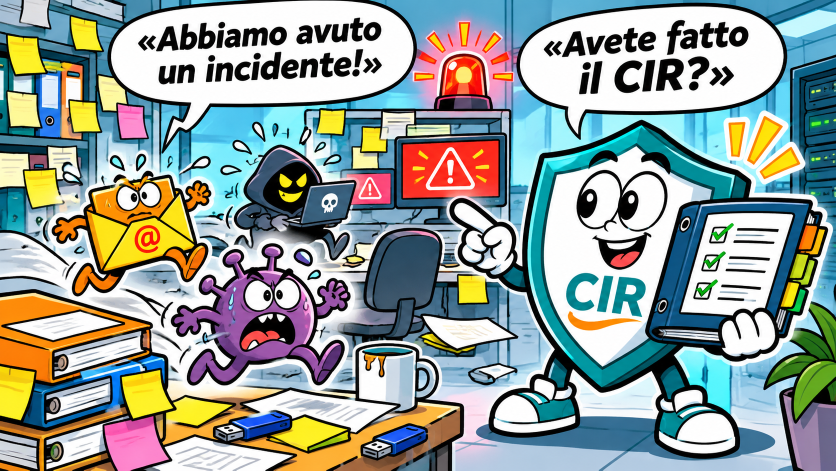
#> input picture docs/presentation/rc97_cartoon/01_Perche_CIR.png, 1672 x 941 px (shown at 1/2 size)
$ python localize_cartoon_en.py
#> lines starting #> are read from the running program, lines starting #| are printed output that depends on the picture
#!/usr/bin/env python3
"""Generate translated cartoon artwork from the canonical Italian master."""
from PIL import Image,ImageDraw,ImageFont
from pathlib import Path
import hashlib,json,os,shutil
ROOT=Path(__file__).resolve().parents[1];ART=ROOT/'docs/presentation/rc97_cartoon';EN=ROOT/'docs/presentation/rc99_cartoon_en'
# Do not read any previous release; derive exclusively from the pinned IT images.
def _resolve_font():
    # Same licensed system font in CI whenever possible; do not silently
    # substitute PIL's tiny bitmap default, which breaks the English bubbles.
    # fonts-comic-neue is explicitly installed by the UI documentation job.
    candidates = [
        os.environ.get('CIR_CARTOON_FONT'),
        '/usr/share/fonts/opentype/comic-neue/ComicNeue-Bold.otf',
        '/usr/share/fonts/truetype/dejavu/DejaVuSans-Bold.ttf',
        '/usr/share/fonts/truetype/liberation2/LiberationSans-Bold.ttf',
    ]
    for path in candidates:
        if not path or not Path(path).is_file():
            continue
        try:
            ImageFont.truetype(path, 16)
            return path
        except OSError:
            continue
    raise RuntimeError('No suitable TrueType/OpenType font for English cartoon translation; '
                       'install fonts-comic-neue or fonts-dejavu-core')

FONT = _resolve_font()
F={ '01':'01_Perche_CIR.png','02':'02_Le_funzioni_operative.png','03':'03_Utenti_e_tenant.png','04':'04_Workflow_e_cataloghi.png','05':'05_Documenti_integrazioni_supporto.png','06':'06_Laboratorio_SPAM.png','07':'07_Conclusioni.png','08':'08_Appendici.png','grazie':'09_Grazie_CIR.png'}
# ellipses coordinates and the tip of each tail, in original illustration pixel space.
B={
'01':[((205,-15,835,215),(330,281),'We had an\nincident!'),((995,-15,1555,215),(1160,271),'Did you file it\nin CIR?')],
'02':[((25,-13,654,338),(178,420),'Can’t I just\nmark this case\nresolved?'),((660,-14,1370,334),(1150,397),'Sure! Once you\ncomplete the other\n112 steps!')],
'03':[((435,-5,990,315),(548,437),'Can I borrow your\nSPAM workflow?'),((987,-5,1540,315),(1080,420),'The workflow, sure!\nIncidents stay with\nme; you own the\nconsequences!')],
'04':[((100,18,642,182),(612,260),'Destination?'),((177,215,514,366),(413,417),'SPAM.'),((620,-12,1258,260),(868,319),'Great! Buckle up,\ntraffic is heavy!')],
'05':[((27,6,518,242),(348,296),'I just need\na signature!'),((550,-10,1160,266),(736,341),'First mapping,\nthen the template,\nthen the preview...'),((561,641,1055,884),(594,629),'Maybe I should\nstay a TXT file!')],
'06':[((75,98,532,354),(366,446),'It was just one\ninnocent email!'),((731,87,1347,350),(1012,407),'Sure. And are the\n2,598 emails sent\nafterward your\nrelatives?')],
'07':[((402,-9,764,228),(531,248),'I can finally\nrelax!'),((1102,-12,1530,261),(1198,286),'Of course!\nUntil the next\nincident!')],
'08':[((292,-13,681,144),(466,201),'Everybody here?'),((672,-10,1034,203),(877,242),'Wait! We’re missing\nthe completed PDF\nand notification!'),((1062,-12,1439,219),(1158,262),'As always,\nattachments arrive\nlast!')],
}

def bubble(img,bb,tip,lines,phase):
 d=ImageDraw.Draw(img);x0,y0,x1,y1=bb;cx=(x0+x1)//2;by=y1-14
 tw=(x1-x0)*0.17
 if phase=='shape':
  d.polygon(((cx-tw,by-10),(cx+tw*.7,by-10),tip),fill='white')
  d.line(((cx-tw,by-10),tip,(cx+tw*.7,by-10)),fill=(8,29,47),width=9,joint='curve')
  d.ellipse(bb,fill=(255,255,255),outline=(8,29,47),width=10)
  return
 text=lines.split('\n')
 fw=(x1-x0)*.84;fh=(y1-y0)*.77
 size=int(min(78,(fh/max(1,len(text)))/1.08))
 while size>15:
  ft=ImageFont.truetype(FONT,size)
  maxline=max(d.textbbox((0,0),t,font=ft)[2] for t in text)
  if maxline<=fw:break
  size-=1
 ft=ImageFont.truetype(FONT,size)
 height=len(text)*size*1.05
 y=(y0+y1-height)/2-size*.03
 for line in text:
  d.text((cx,y),line,font=ft,fill=(12,34,60),anchor='mt')
  y+=size*1.05

# Derive all English graphics from the current Italian canonical graphics.
for s,n in F.items():
 # Section 03 is an approved bilingual redraw of the same canonical Italian
 # composition. Keep the English translation paired with its source hash.
 if s=='03': continue
 im=Image.open(ART/n).convert('RGB')
#> im is the input picture: PIL image 1672x941 RGB; mean R, G, B 147, 157.9, 153.4
 if s=='grazie':
  d=ImageDraw.Draw(im)
  d.rounded_rectangle((555,34,1307,263),radius=28,fill=(255,248,228))
  d.text((931,150),'Thank you!',font=ImageFont.truetype(FONT,120),fill=(7,34,78),anchor='mm')
 else:
  for bb,tip,text in B[s]:bubble(im,bb,tip,text,'shape')
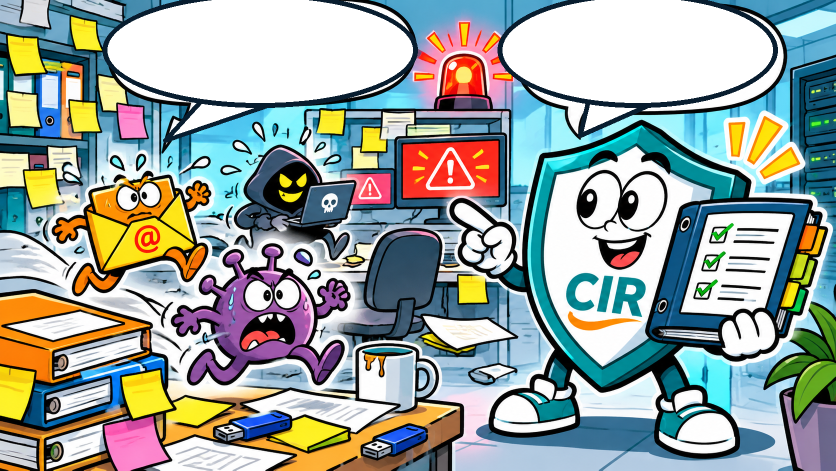
#> im: PIL image 1672x941 RGB (shown at 1/2 size); mean R, G, B 153.7, 164, 159.4
  for bb,tip,text in B[s]:bubble(im,bb,tip,text,'text')
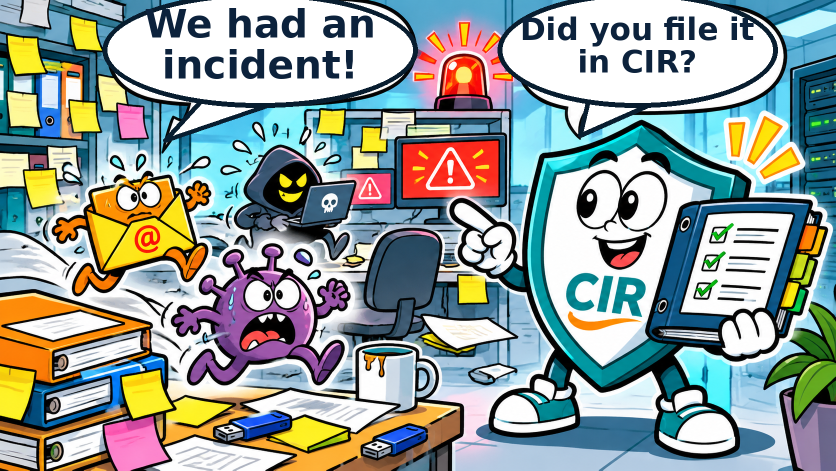
#> im: PIL image 1672x941 RGB (shown at 1/2 size); mean R, G, B 148.5, 159.2, 155.1
  if s=='06':
   d=ImageDraw.Draw(im)
   d.rounded_rectangle((142,7,1620,85),radius=6,fill=(10,54,82))
   d.text((880,44),'Hands-on lab: a SPAM incident example',font=ImageFont.truetype(FONT,52),fill='white',anchor='mm')
  if s=='07':
   d=ImageDraw.Draw(im);d.rounded_rectangle((18,109,248,195),radius=4,fill=(24,83,126))
   d.text((135,150),'Conclusions',font=ImageFont.truetype(FONT,34),fill='white',anchor='mm')
  if s=='08':
   d=ImageDraw.Draw(im);d.rounded_rectangle((18,108,248,194),radius=4,fill=(24,83,126))
   d.text((135,150),'Appendices',font=ImageFont.truetype(FONT,34),fill='white',anchor='mm')
 im.save(EN/n,optimize=True)
#> pass 2 of the loop `for s,n in F.items():`:
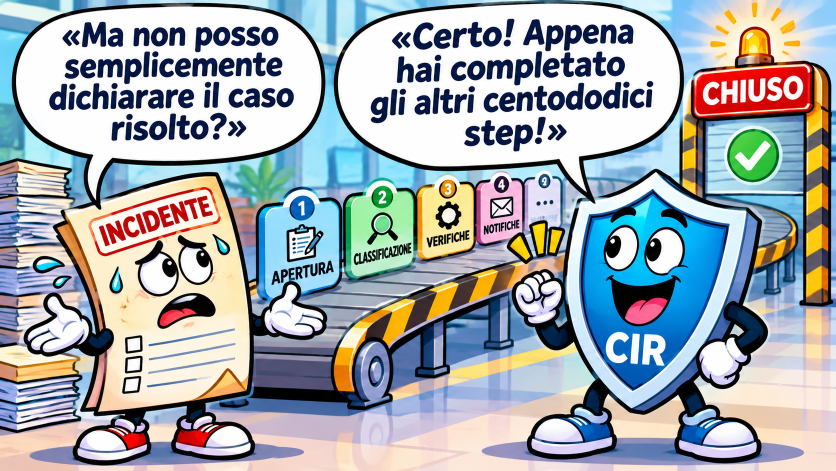
#> input picture docs/presentation/rc97_cartoon/02_Le_funzioni_operative.png, 1672 x 941 px (shown at 1/2 size)
#> im is the input picture: PIL image 1672x941 RGB; mean R, G, B 161.8, 169.3, 174.9
#> after the loop `for bb,tip,text in B[s]:bubble(im,bb,tip,text,'shape')`:
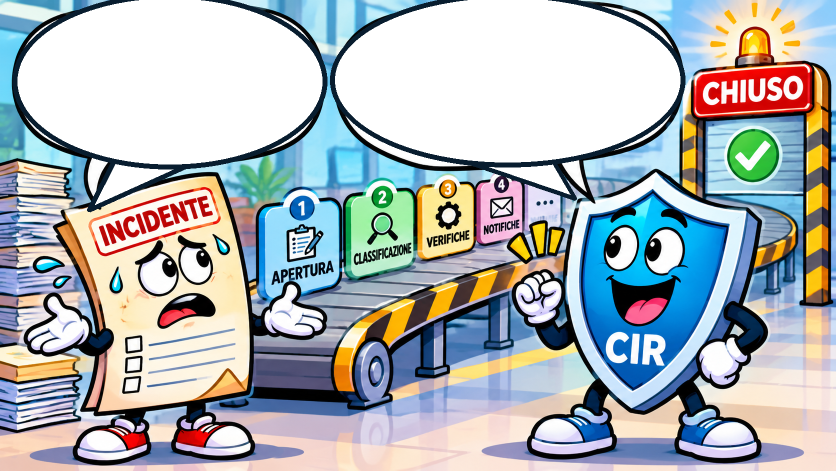
#> im: PIL image 1672x941 RGB (shown at 1/2 size); mean R, G, B 173.6, 180.3, 183.6
#> after the loop `for bb,tip,text in B[s]:bubble(im,bb,tip,text,'text')`:
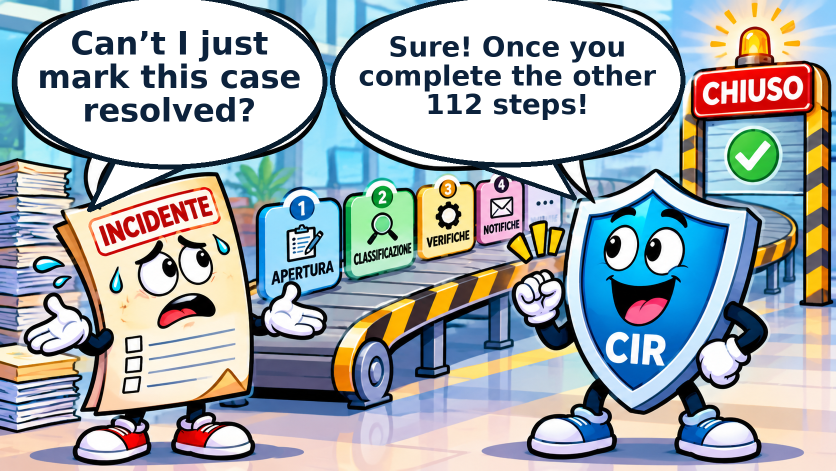
#> im: PIL image 1672x941 RGB (shown at 1/2 size); mean R, G, B 166.4, 173.6, 177.8
#> (the run stopped early here; a loop or call above may not have finished)
